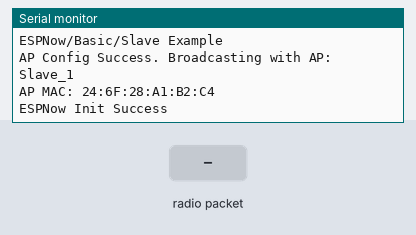
A sketch run on a simulated ESP32. On the bench: the last lines printed to the serial monitor. The inputs (shaded band) are chosen by the test bench.

Above: at 1.2 s.
1.3 s: radio packet "1" arrives
At 2.5 s:
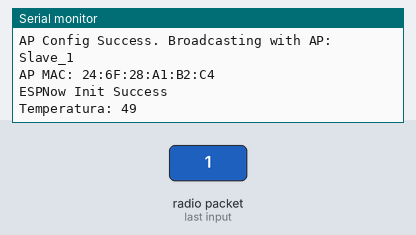
2.8 s: radio packet "0" arrives
At 3.8 s:
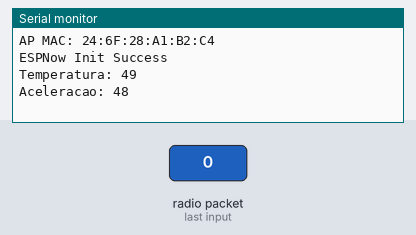
4.3 s: radio packet "2" arrives
At 4.9 s:
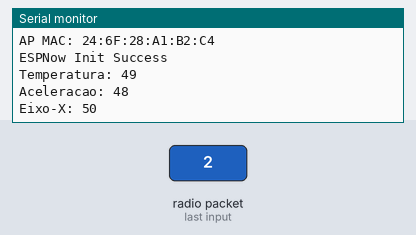
5.8 s: radio packet "1" arrives
At 7.3 s:
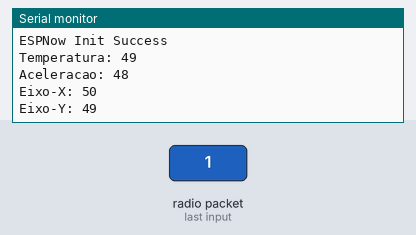

The sketch:

Slave_Example.ino
```cpp
/**
   ESPNOW - Basic communication - Slave
   Date: 26th September 2017
   Author: Arvind Ravulavaru <https://github.com/arvindr21>
   Purpose: ESPNow Communication between a Master ESP32 and a Slave ESP32
   Description: This sketch consists of the code for the Slave module.
   Resources: (A bit outdated)
   a. https://espressif.com/sites/default/files/documentation/esp-now_user_guide_en.pdf
   b. http://www.esploradores.com/practica-6-conexion-esp-now/

   << This Device Slave >>

   Flow: Master
   Step 1 : ESPNow Init on Master and set it in STA mode
   Step 2 : Start scanning for Slave ESP32 (we have added a prefix of `slave` to the SSID of slave for an easy setup)
   Step 3 : Once found, add Slave as peer
   Step 4 : Register for send callback
   Step 5 : Start Transmitting data from Master to Slave

   Flow: Slave
   Step 1 : ESPNow Init on Slave
   Step 2 : Update the SSID of Slave with a prefix of `slave`
   Step 3 : Set Slave in AP mode
   Step 4 : Register for receive callback and wait for data
   Step 5 : Once data arrives, print it in the serial monitor

   Note: Master and Slave have been defined to easily understand the setup.
         Based on the ESPNOW API, there is no concept of Master and Slave.
         Any devices can act as master or salve.
*/

#include <esp_now.h>
#include <WiFi.h>

#define CHANNEL 1

// Init ESP Now with fallback
void InitESPNow() {
  WiFi.disconnect();
  if (esp_now_init() == ESP_OK) {
    Serial.println("ESPNow Init Success");
  }
  else {
    Serial.println("ESPNow Init Failed");
    // Retry InitESPNow, add a counte and then restart?
    // InitESPNow();
    // or Simply Restart
    ESP.restart();
  }
}

// config AP SSID
void configDeviceAP() {
  const char *SSID = "Slave_1";
  bool result = WiFi.softAP(SSID, "Slave_1_Password", CHANNEL, 0);
  if (!result) {
    Serial.println("AP Config failed.");
  } else {
    Serial.println("AP Config Success. Broadcasting with AP: " + String(SSID));
  }
}

void setup() {
  Serial.begin(115200);
  Serial.println("ESPNow/Basic/Slave Example");
  //Set device in AP mode to begin with
  WiFi.mode(WIFI_AP);
  // configure device AP mode
  configDeviceAP();
  // This is the mac address of the Slave in AP Mode
  Serial.print("AP MAC: "); Serial.println(WiFi.softAPmacAddress());
  // Init ESPNow with a fallback logic
  InitESPNow();
  // Once ESPNow is successfully Init, we will register for recv CB to
  // get recv packer info.
  esp_now_register_recv_cb(OnDataRecv);
}

int i = 0;
// callback when data is recv from Master
void OnDataRecv(const uint8_t *mac_addr, const uint8_t *data, int data_len) {

  if(i == 0){
    Serial.print("Temperatura: "); Serial.println(*data);
    // temperatura = *data
  }
  if(i == 1){
    Serial.print("Aceleracao: "); Serial.println(*data);
   // aceleracao = *data
  }
  if(i == 2){
    Serial.print("Eixo-X: "); Serial.println(*data);
   // eixo_x = *data
  }
  if(i == 3) {
    Serial.print("Eixo-Y: "); Serial.println(*data);
   // eixo_y = *data
  }

  i++;
  if(i == 4)
    i = 0;
}

void loop() {
  // Chill
}
```

Measured:
- after the input at 1.3 s, the serial monitor: prints a new line at once (image 1)
- after the input at 2.8 s, the serial monitor: prints a new line at once (image 2)
- after the input at 4.3 s, the serial monitor: prints a new line at once (image 3)
- after the input at 5.8 s, the serial monitor: prints a new line at once (image 4)
